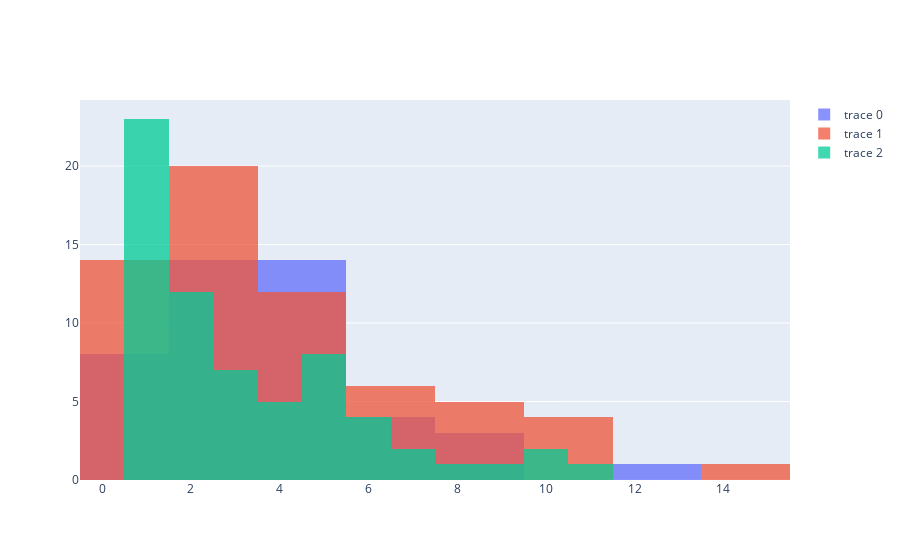

Source (notebook cell):
### Code cell
fig = go.Figure()
fig.add_trace(go.Histogram(x=freq[(freq['macro_bhv']=='Ludic')&(freq['period']=='pregame')]['freq']))
fig.add_trace(go.Histogram(x=freq[(freq['macro_bhv']=='Ludic')&(freq['period']=='game')]['freq']))
fig.add_trace(go.Histogram(x=freq[(freq['macro_bhv']=='Ludic')&(freq['period']=='postgame')]['freq']))




# Overlay both histograms
fig.update_layout(barmode='overlay')
# Reduce opacity to see both histograms
fig.update_traces(opacity=0.75)
fig.show()

### Figure 1 — Plotly figure (JSON) as saved in the notebook; plotly's stock layout.template omitted (floating-point values rounded to 4 significant figures)
{"data": [{"opacity": 0.75, "type": "histogram", "x": [3, 1, 5, 2, 4, 3, 6, 1, 4, 4, 8, 4, 1, 1, 2, 2, 4, 1, 13, 4, 1, 6, 4, 4, 2, 5, 5, 1, 6, 2, 3, 2, 5, 5, 2, 1, 3, 4, 8, 2, 3, 3, 8, 7]}, {"opacity": 0.75, "type": "histogram", "x": [2, 14, 5, 2, 2, 4, 8, 4, 3, 2, 2, 5, 1, 8, 10, 4, 1, 5, 4, 7, 1, 1, 6, 1, 10, 8, 1, 2, 1, 2, 1, 2, 2, 5, 2, 2, 1, 7, 2, 3, 3, 2, 11, 2, 5, 1, 8, 10, 1, 8, 6, 4, 7, 1, 3, 5, 1, 4, 7, 3, 2, 1]}, {"opacity": 0.75, "type": "histogram", "x": [10, 10, 5, 7, 3, 4, 9, 2, 2, 2, 2, 1, 5, 1, 1, 1, 1, 1, 1, 2, 1, 3, 2, 2, 3, 2, 1, 2, 1, 1, 7, 6, 8, 5, 6, 5, 4, 4, 2, 4, 1, 1, 6, 1, 1, 2, 5, 5, 2, 3, 1, 1, 3, 3, 1, 1, 1, 5, 4, 11, 3, 6, 1, 5, 1, 1]}], "layout": {"barmode": "overlay"}}
